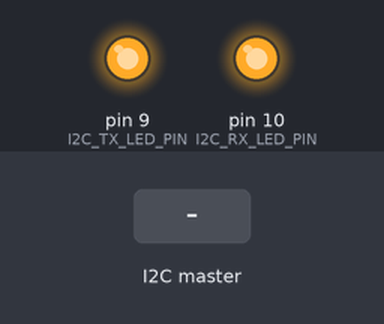
Bench run of a sketch on a simulated Arduino Uno, built with avr-gcc and run on an emulated ATmega328P. On the bench: output pins drawn as LEDs (lit = HIGH). Inputs (shaded band) come from the test bench. What the sketch prints to the serial monitor is not drawn.

Above: at 1.2 s.
1.3 s: the I2C master sends the byte 1
At 2.1 s:
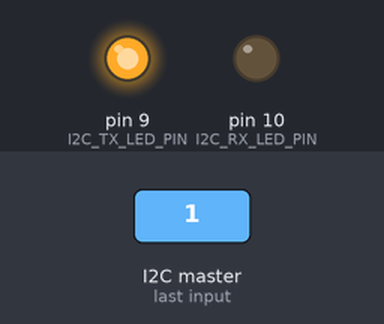
2.8 s: the I2C master sends the byte 0
At 3.2 s:
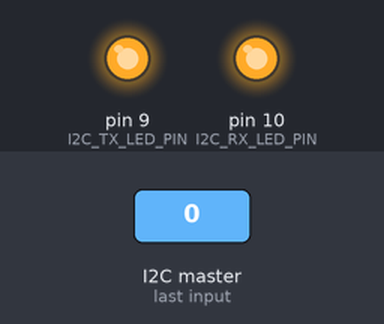
4.3 s: the I2C master sends the byte 2
At 5.5 s:
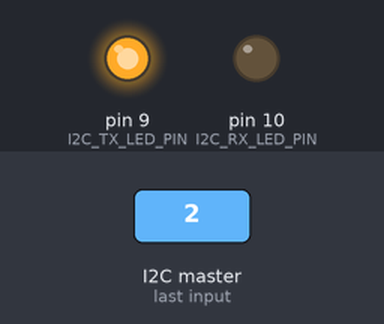
5.8 s: the I2C master sends the byte 90
At 6.7 s:
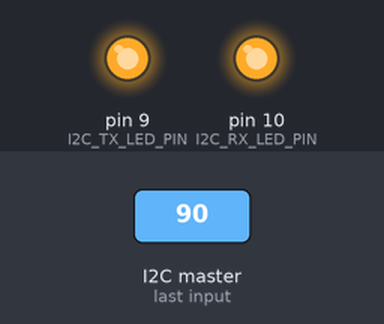
Timing chart, 0 to 8.3 s (numbered marks = the images above; inputs shaded):
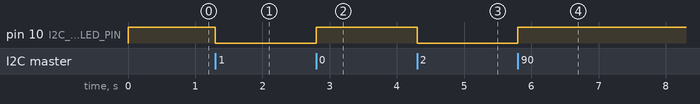

The sketch:

master.ino
```cpp
#include <Wire.h>
#include <EEPROM.h>

#include "shared.h"

//#include <stdarg.h>
//void p(char *fmt, ... ){
//        char buf[128]; // resulting string limited to 128 chars
//        va_list args;
//        va_start (args, fmt );
//        vsnprintf(buf, 128, fmt, args);
//        va_end (args);
//        Serial.print(buf);
//}

volatile byte nextAddress;

const uint8_t SS1Pin = 4;

const byte I2C_RX_LED_PIN = 10;
const byte I2C_TX_LED_PIN = 9;

void setup() {
  nextAddress = EEPROM.read(0);
  nextAddress = nextAddress == 255 ? 0 : nextAddress;

  Serial.begin(115200);
  Wire.begin(1); // join i2c bus (address optional for master)
  Wire.onRequest(sendAddress);
  Wire.onReceive(handleControlChange);

  pinMode(SS1Pin, OUTPUT);
  digitalWrite(SS1Pin, LOW);
  Serial.print("Next address: ");
  Serial.println(nextAddress);

  pinMode(I2C_RX_LED_PIN, OUTPUT);
  digitalWrite(I2C_RX_LED_PIN, HIGH);

  pinMode(I2C_TX_LED_PIN, OUTPUT);
  digitalWrite(I2C_TX_LED_PIN, HIGH);
}

void loop() {
  delay(100);
  Serial.print(".");
}

inline void togglePin(byte outputPin) {
  digitalWrite(outputPin, !digitalRead(outputPin));
}

inline void toggleRxLed() {
  togglePin(I2C_RX_LED_PIN);
}

inline void toggleTxLed() {
  togglePin(I2C_TX_LED_PIN);
}

void sendAddress() {
  toggleTxLed();
  Wire.write(nextAddress);
  nextAddress++;
  EEPROM.write(0, nextAddress);
  Serial.println("Sent address:");
  Serial.println(nextAddress);
}

void handleControlChange() {
  toggleRxLed();
  Serial.println("Received event:");
  byte address = Wire.read();
  byte control = Wire.read();
  byte type = Wire.read();
  byte value = Wire.read();

  Serial.print("Address: ");
  Serial.print(address);
  Serial.print(", Control: ");
  Serial.print(control);
  Serial.print(", Type: ");
  Serial.print(type);
  Serial.print(", Value: ");
  Serial.println(value);
}
```

shared.h
```cpp
enum ControlType {
  CONTROL_TYPE_DEBUG,
  CONTROL_TYPE_ENCODER,
  CONTROL_TYPE_BUTTON,
  CONTROL_TYPE_POSITION,
  CONTROL_TYPE_TOUCH,
  CONTROL_TYPE_DATA
};

enum DebugMessage {
  DEBUG_BOOT,
  DEBUG_RECEIVED_ADDRESS
};
```

Measured:
- after the input at 1.3 s, pin 10 (I2C_RX_LED_PIN): HIGH → LOW at once
- after the input at 2.8 s, pin 10 (I2C_RX_LED_PIN): LOW → HIGH at once
- after the input at 4.3 s, pin 10 (I2C_RX_LED_PIN): HIGH → LOW at once
- after the input at 5.8 s, pin 10 (I2C_RX_LED_PIN): LOW → HIGH at once
